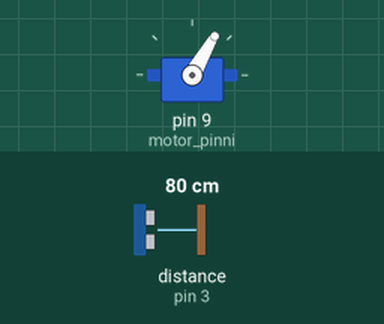
A sketch run on a simulated Arduino Uno, built with avr-gcc and run on an emulated ATmega328P. On the bench: servo. Wiring (inferred from the names in the program): ultrasonic range finder: trigger pin 2; echo pin 3. The inputs (shaded band) are chosen by the test bench; at power-on: distance to the obstacle (sensor on pin 3) 80 cm. The echo pulse lasts 58.3 µs per cm; what the sketch prints to the serial monitor is not drawn.

Above: at 0.05 s.
At 3.0 s:
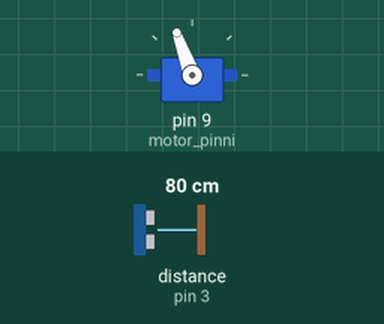
Timing chart, 0 to 6.9 s (numbered marks = the images above):
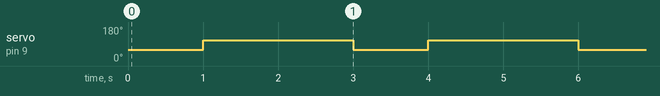

The sketch:

sketch_nov27a.ino
```cpp
/* Servo mótor.
 * Brúnn tengist í GND, rauður tengist í 5V og
 * appelsínugulur í pinnann sem stjórnar snúningnum
 */

#include <Servo.h> // Sambærilegt og import í python

Servo motor; // bý til tilvik af Servo klasanum
int motor_pinni = 9; // pinninn sem ég nota til að stjórna mótornum

/*
  VCC tengist í 5V
  Trig tengist í digital pinna.
  Echo tegist í digital pinna.
  Gnd tengist í GND.
*/

const int TrigPin = 2;
const int EchoPin = 3;
float fjarlaegd; // fjarlægð þess sem mælt er

void setup() {
  motor.attach(motor_pinni); // segi servo tilvikinu hvaða pinna á að nota
  Serial.begin(9600);
  pinMode(TrigPin,OUTPUT);
  pinMode(EchoPin,INPUT);
}

void loop () {

  // sendir út púlsar
  digitalWrite(TrigPin,LOW);
  delayMicroseconds(2);
  digitalWrite(TrigPin,HIGH);
  delayMicroseconds(10);
  digitalWrite(TrigPin,LOW);
  // Servo mótorinn getur snúist 90° til vinstri og 90° til hægri, samtals 180°.
  // write fallið tekur á móti gráðunum
  motor.write(60); // mótorinn fer lengst til vinstri
  delay(1000);
  motor.write(110); // mótorinn fer lengst til hægri
  delay(1000);

  // mælt hvað púlsarnir voru lengi að berast til baka
  fjarlaegd = pulseIn(EchoPin,HIGH)/58.0; // deilt með 58 til að breyta í cm

  if(fjarlaegd < 0) { // fjarlægð getur ekki verið mínustala
    fjarlaegd = 0;
  }

  Serial.println(fjarlaegd);
}
```

Measured:
- by itself, servo on pin 9 (motor_pinni): alternates 110° for 2.0 s and 60° for 1.0 s
